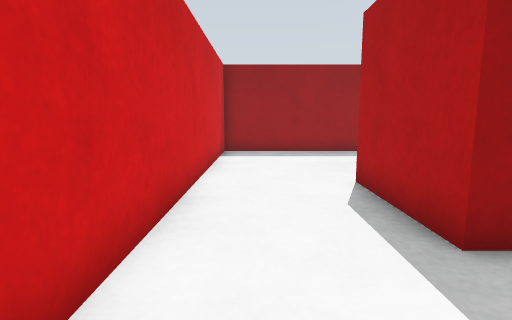
view 1 (above)

15 first-person views from a walk through a robot-simulator world made for Gazebo. The camera is 0.16 m above the floor, tilts 8° down and sees 80° across. The floor is counted in squares, 0.1 m on a side. Each view is taken from the middle of a square. On the plan, view 1 faces up. The plan holds only what a view shows up to about 15 squares ahead; the rest is blank.

view 2
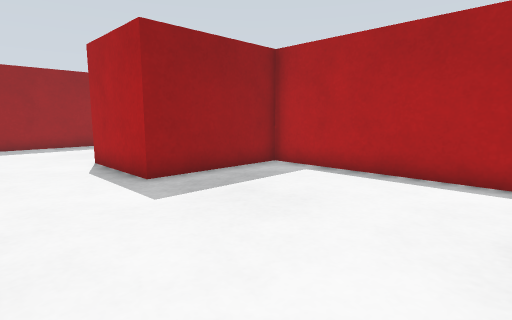

view 3
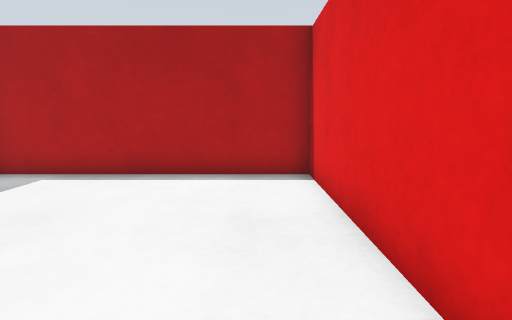

view 4
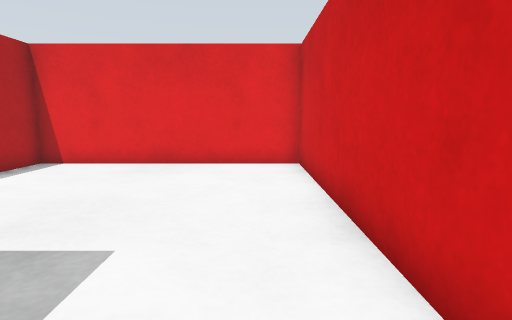

view 5
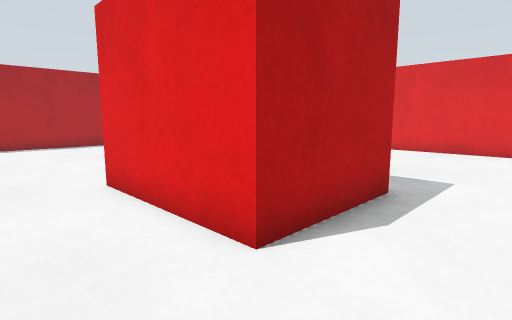

view 6
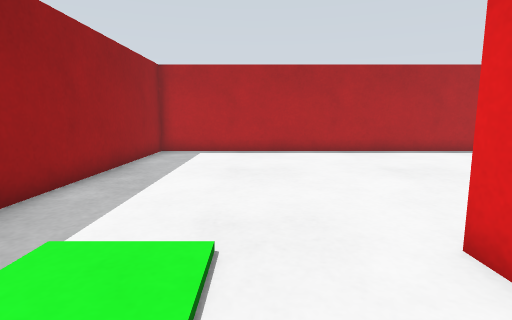

view 7
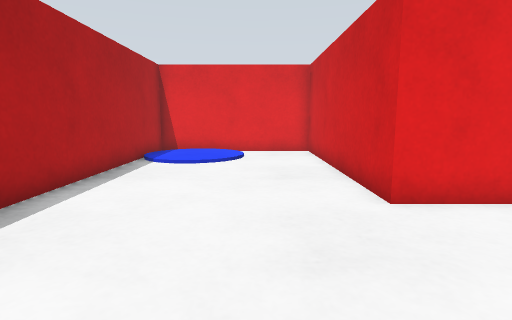

view 8
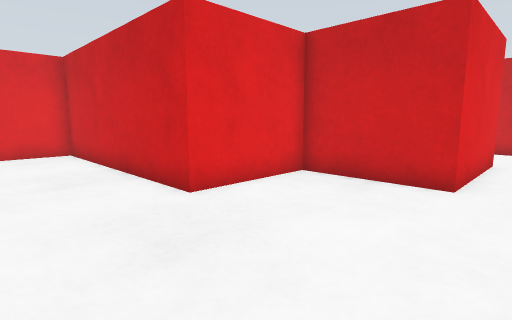

view 9
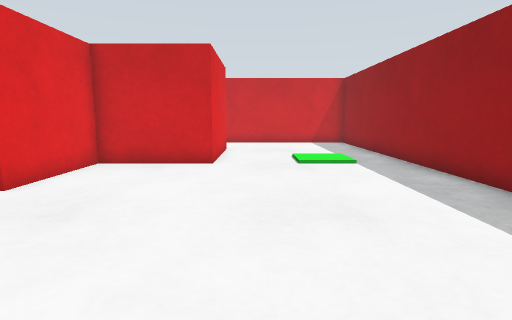

view 10
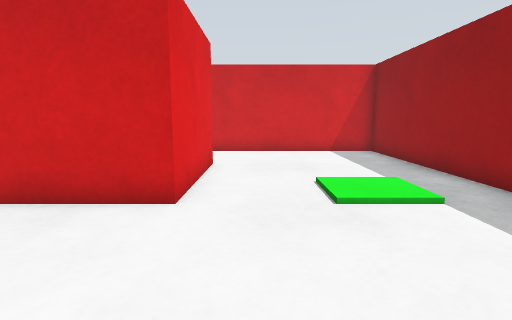

view 11
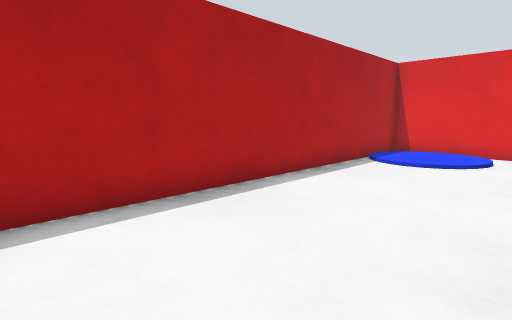

view 12
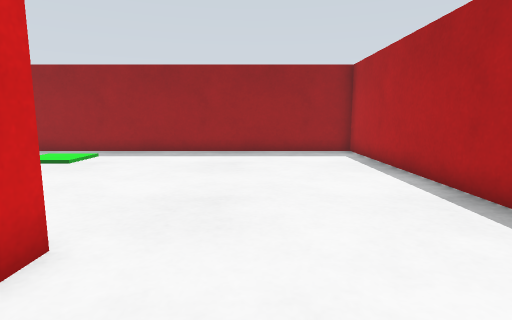

view 13
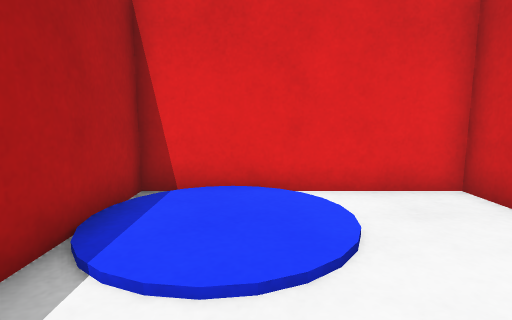

view 14
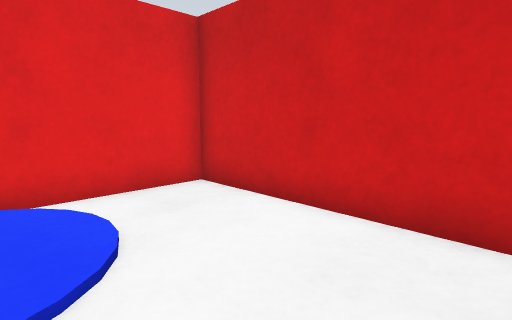

view 15
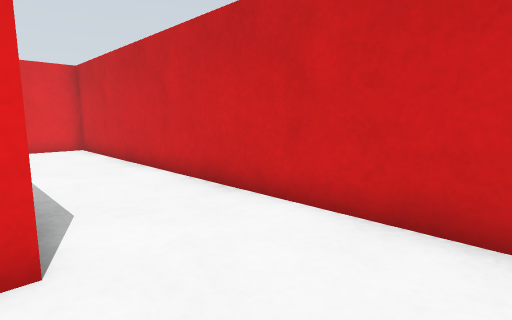

### Floor plan
Key: @ floor where view 1 was taken; # wall or solid block; . floor; B red box.
Columns run from 2 left of view 1 to 19 right of it. Each row starts with its distance up from view 1.
 15 ######################
 14 #....................#
 13 #....................#
 12 #.......  ...........#
 11 #.......  ...........#
 10 #....................#
  9 #....................#
  8 #....................#
  7 #....BBBBB...........#
  6 #....B   B...........#
  5 #....B   B...........#
  4 #....BBBBBB..........#
  3 #.........BBBB.......#
  2 #.........B  B.......#
  1 #.........B  B.......#
  0 #.@.......B  B.......#
 -1 #.........B  B.......#
 -2 #.........B  B.......#
 -3 #.........B  B....  .#
 -4 #.........B  B...    #
 -5 #.........B  B....  .#
 -6 ###########  #########

Positions as (right, up) in squares from view 1, and headings:
1: (0, 0), facing up
2: (-1, -4), facing up-right
3: (-1, -4), facing right
4: (0, 5), facing down
5: (0, 10), facing down-right
6: (4, 10), facing right
7: (14, 9), facing down
8: (15, 9), facing down-left
9: (18, 9), facing left
10: (13, 9), facing left
11: (13, 9), facing down-right
12: (14, 0), facing up
13: (16, 1), facing down
14: (16, 1), facing down-left
15: (3, 11), facing down-left
